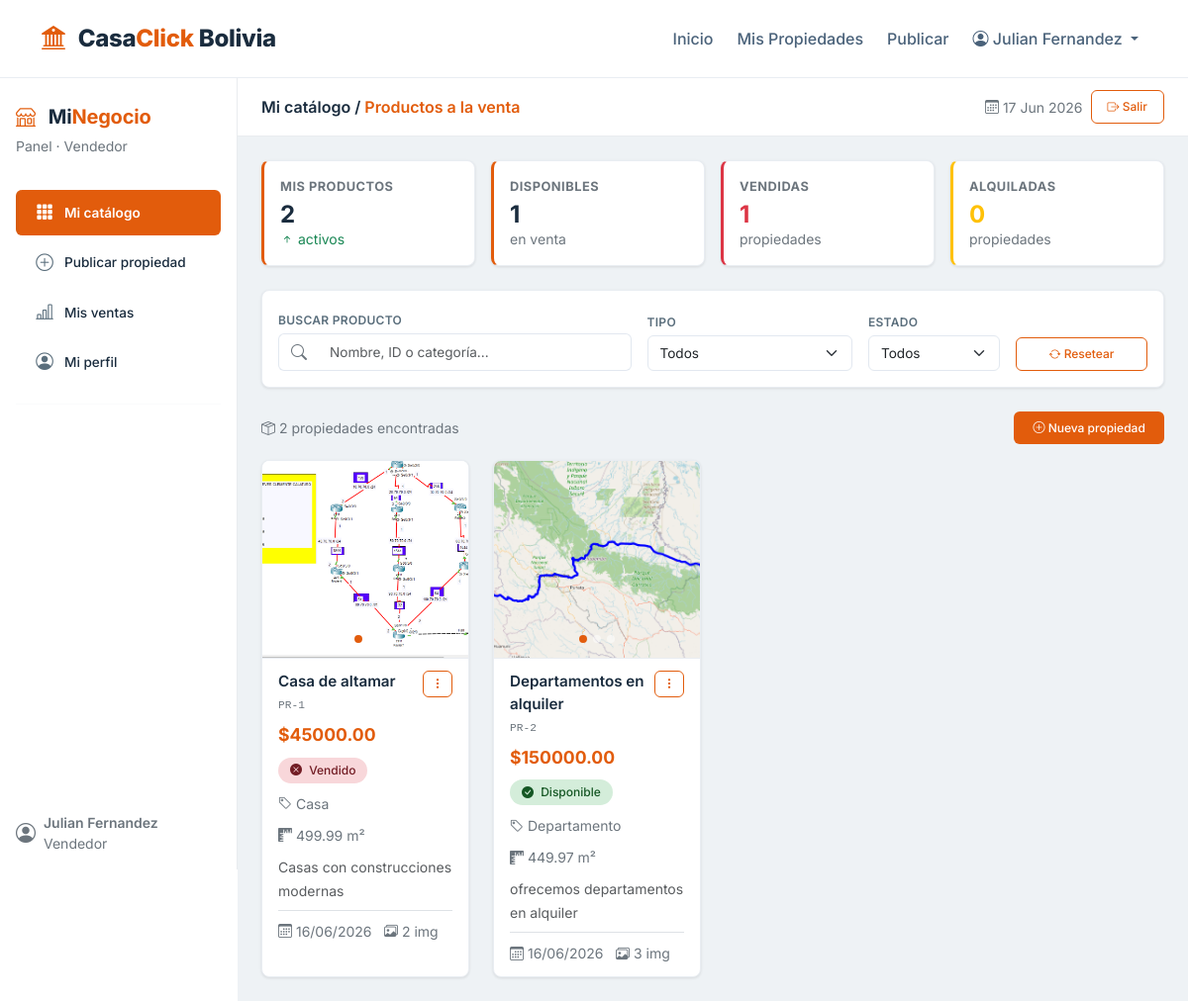
The page /vendedor/ (signed in) on the database as committed earlier.
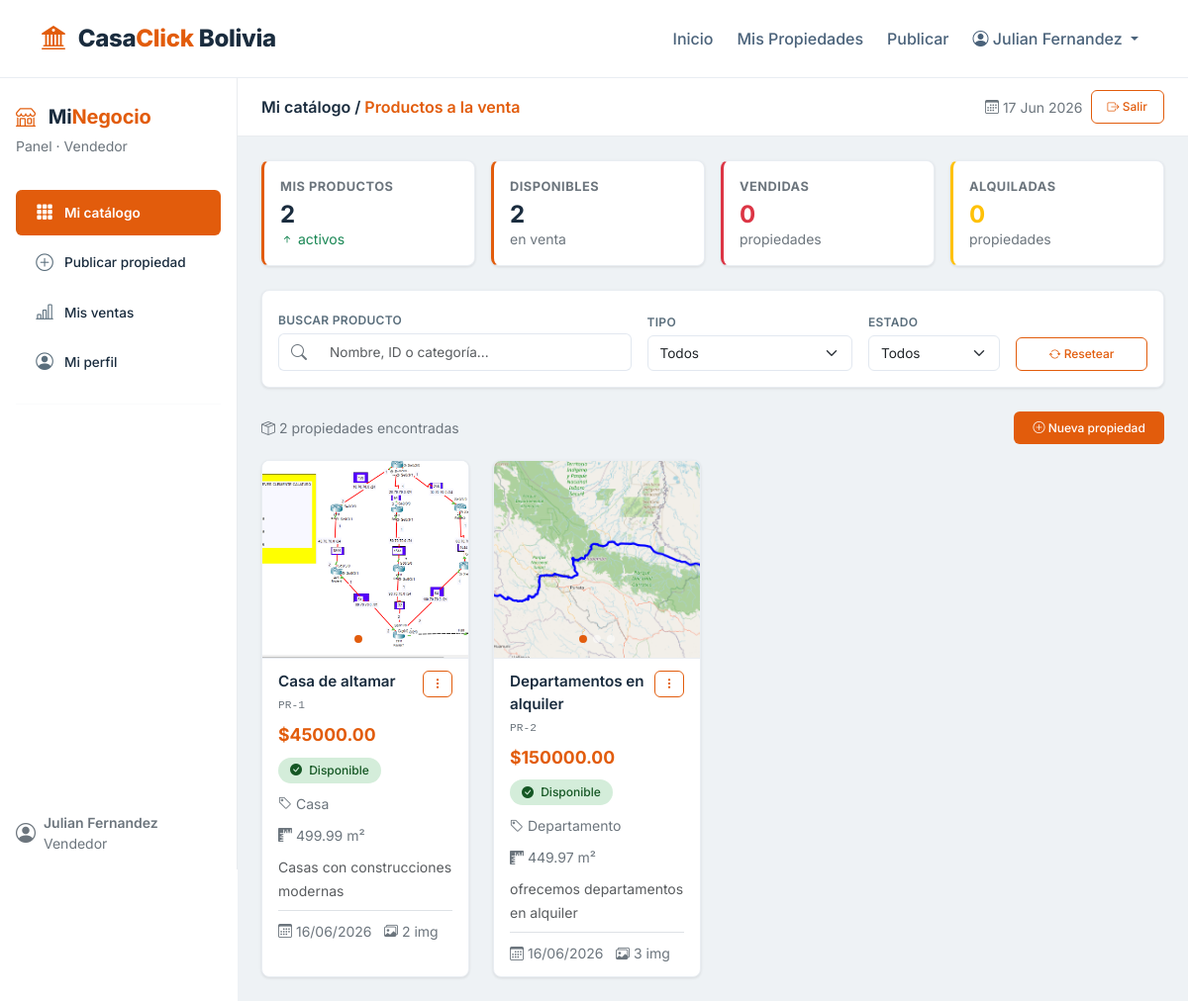
The same page on the database as committed later.
### app/models.py (models this page shows)
class Propiedad(db.Model):
    __tablename__ = "propiedades"
    id_propiedad = db.Column(db.Integer, primary_key=True)
    titulo = db.Column(db.String(200), nullable=False)
    descripcion = db.Column(db.Text, nullable=False)
    tipo = db.Column(db.String(50), nullable=False)
    superficie = db.Column(db.Float, nullable=False)
    direccion = db.Column(db.String(255), nullable=False)
    precio = db.Column(db.Float, nullable=False)
    estado = db.Column(db.String(50), nullable=False)
    fecha_publicacion = db.Column(db.Date, nullable=False)
    id_departamento = db.Column(db.Integer, db.ForeignKey('departamentos.id_departamento'), nullable=False)
    id_provincia = db.Column(db.Integer, db.ForeignKey('provincias.id_provincia'), nullable=False)
    id_ciudad = db.Column(db.Integer, db.ForeignKey('ciudades.id_ciudad'), nullable=False)
    id_usuario = db.Column(db.Integer, db.ForeignKey('users.id_usuario'), nullable=False)
    usuario = db.relationship('Usuario', back_populates='propiedades')
    departamento = db.relationship('Departamento', back_populates='propiedades')
    provincia = db.relationship('Provincia', back_populates='propiedades')
    ciudad = db.relationship('Ciudad', back_populates='propiedades')
    imagenes = db.relationship('Imagen',back_populates='propiedad', lazy=True, cascade="all, delete-orphan")
    def to_dict(self):
        return {
            "id_propiedad": self.id_propiedad,
            "titulo": self.titulo,
            "descripcion": self.descripcion,
            "tipo": self.tipo,
            "superficie": self.superficie,
            "direccion": self.direccion,
            "precio": self.precio,
            "estado": self.estado,
            "fecha_publicacion": self.fecha_publicacion,
            "id_departamento": self.id_departamento,
            "id_provincia": self.id_provincia,
            "id_ciudad": self.id_ciudad,
            "id_usuario": self.id_usuario
        }

### app/vendedor/routes.py (the view)
@vendedor_bp.route("/")
@login_required
def index():
    if current_user.rol.lower() != 'vendedor':
        return render_template("main/index.html")
    propiedades = Propiedad.query.filter_by(id_usuario=current_user.id_usuario).all()
    total_propiedades = len(propiedades)
    disponibles = Propiedad.query.filter_by(id_usuario=current_user.id_usuario, estado='disponible').count()
    vendidas = Propiedad.query.filter_by(id_usuario=current_user.id_usuario, estado='vendido').count()
    alquiladas = Propiedad.query.filter_by(id_usuario=current_user.id_usuario, estado='alquilado').count()
    propiedades_dict = []
    for prop in propiedades:
        prop_dict = prop.to_dict()
        imagenes = Imagen.query.filter_by(id_propiedad=prop.id_propiedad).all()
        prop_dict['imagenes'] = [img.to_dict() for img in imagenes]
        propiedades_dict.append(prop_dict)
    return render_template(
        "vendedor/index.html",
        propiedades=propiedades,
        propiedades_json=propiedades_dict,
        total_propiedades=total_propiedades,
        disponibles=disponibles,
        vendidas=vendidas,
        alquiladas=alquiladas
    )

### app/models.py (called while the page is built)
    def to_dict(self):
        return {
            "id_imagen": self.id_imagen,
            "imagen": self.imagen,
            "id_propiedad": self.id_propiedad
        }

### app/templates/vendedor/index.html (shortened to what the changed rows need)
{% extends 'base.html' %}
{% block content %}
<div class="container-fluid p-0 d-flex flex-column min-vh-100">
    <div class="row g-0 flex-grow-1">
        <div class="col bg-light" style="background-color: #eef2f5 !important;">
            <div class="p-3 p-md-4">
                <div class="row g-3 mb-4">
                    <div class="col-md-3 col-6">
                        <div class="metric-card">
                            <div class="metric-title">Disponibles</div>
                            <div class="metric-value" id="propDisponibles">{{ disponibles }}</div>
                            <div class="small text-secondary">en venta</div>
                        </div>
                    </div>
                    <div class="col-md-3 col-6">
                        <div class="metric-card" style="border-left-color: #dc3545;">
                            <div class="metric-title">Vendidas</div>
                            <div class="metric-value text-danger" id="propVendidas">{{ vendidas }}</div>
                            <div class="small text-secondary">propiedades</div>
                        </div>
                    </div>
                </div>
                                {% set tipos = propiedades|map(attribute='tipo')|unique|list %}
                <div class="row g-4" id="productsGrid">
                    {% for propiedad in propiedades %}
                    <div class="col-md-6 col-lg-4 col-xl-3" data-propiedad-id="{{ propiedad.id_propiedad }}">
                        <div class="product-card">
                            <div class="product-img">
                                {% if propiedad.imagenes and propiedad.imagenes|length > 0 %}
                                    <div id="carousel-{{ propiedad.id_propiedad }}" class="carousel slide" data-bs-ride="carousel" data-bs-interval="3000">
                                        <div class="carousel-inner">
                                            {% for imagen in propiedad.imagenes %}
                                                <div class="carousel-item {% if loop.first %}active{% endif %}">
                                                    <img src="{{ url_for('vendedor.serve_upload', filename=imagen.imagen) }}" alt="{{ propiedad.titulo }}" style="width: 100%; height: 200px; object-fit: cover;">
                                                </div>
                                            {% endfor %}
                                        </div>
                                        {% if propiedad.imagenes|length > 1 %}
                                            <div class="carousel-indicators" style="bottom: 5px;">
                                                {% for imagen in propiedad.imagenes %}
                                                    <button type="button" data-bs-target="#carousel-{{ propiedad.id_propiedad }}"
                                                            data-bs-slide-to="{{ loop.index0 }}"
                                                            class="{% if loop.first %}active{% endif %}"
                                                            style="width: 8px; height: 8px; border-radius: 50%; margin: 0 3px;"></button>
                                                {% endfor %}
                                            </div>
                                        {% endif %}
                                    </div>
                                {% else %}
                                    <div style="display: flex; align-items: center; justify-content: center; height: 200px; background: #f8f9fa;">
                                        <i class="bi bi-house fs-1 text-secondary" style="font-size: 3rem;"></i>
                                    </div>
                                {% endif %}
                            </div>
                            <div class="product-body">
                                <div class="d-flex justify-content-between align-items-start mb-2">
                                    <div>
                                        <div class="product-title">{{ propiedad.titulo|truncate(25) }}</div>
                                        <div class="product-id">PR-{{ propiedad.id_propiedad }}</div>
                                    </div>
                                    <div class="dropdown">
                                        <button class="btn btn-sm btn-outline-sobre" data-bs-toggle="dropdown" style="padding:0.2rem 0.5rem;">
                                            <i class="bi bi-three-dots-vertical"></i>
                                        </button>
                                    </div>
                                </div>
                                <div class="product-price">${{ "%.2f"|format(propiedad.precio) }}</div>
                                <div class="mt-2">
                                    <span class="badge-flat
                                        {% if propiedad.estado == 'disponible' %}badge-success-flat
                                        {% elif propiedad.estado == 'vendido' %}badge-danger-flat
                                        {% else %}badge-warning-flat{% endif %}">
                                        <i class="bi
                                            {% if propiedad.estado == 'disponible' %}bi-check-circle-fill
                                            {% elif propiedad.estado == 'vendido' %}bi-x-circle-fill
                                            {% else %}bi-clock-fill{% endif %} me-1"></i>
                                        {{ propiedad.estado|capitalize }}
                                    </span>
                                </div>
                                <div class="mt-2"><small class="text-secondary"><i class="bi bi-tag"></i> {{ propiedad.tipo|capitalize }}</small></div>
                                <div class="mt-2"><small class="text-secondary"><i class="bi bi-rulers"></i> {{ propiedad.superficie }} m²</small></div>
                                <div class="mt-2"><small class="text-muted">{{ propiedad.descripcion|truncate(60) }}</small></div>
                                <div class="mt-2 pt-2 border-top">
                                    <small class="text-secondary"><i class="bi bi-calendar3"></i> {{ propiedad.fecha_publicacion.strftime('%d/%m/%Y') }}</small>
                                    <small class="text-secondary ms-2"><i class="bi bi-images"></i> {{ propiedad.imagenes|length }} img</small>
                                </div>
                            </div>
                        </div>
                    </div>
                    {% endfor %}
                </div>
            </div>
        </div>
    </div>
</div>
{% endblock %}

Rows that differ between the two databases and show on the page:
changed Propiedad "Casa de altamar": estado "Vendido" → "Disponible"
Other text that changed with them:
{{ disponibles }}: "1" → "2"
{{ vendidas }}: "1" → "0"
